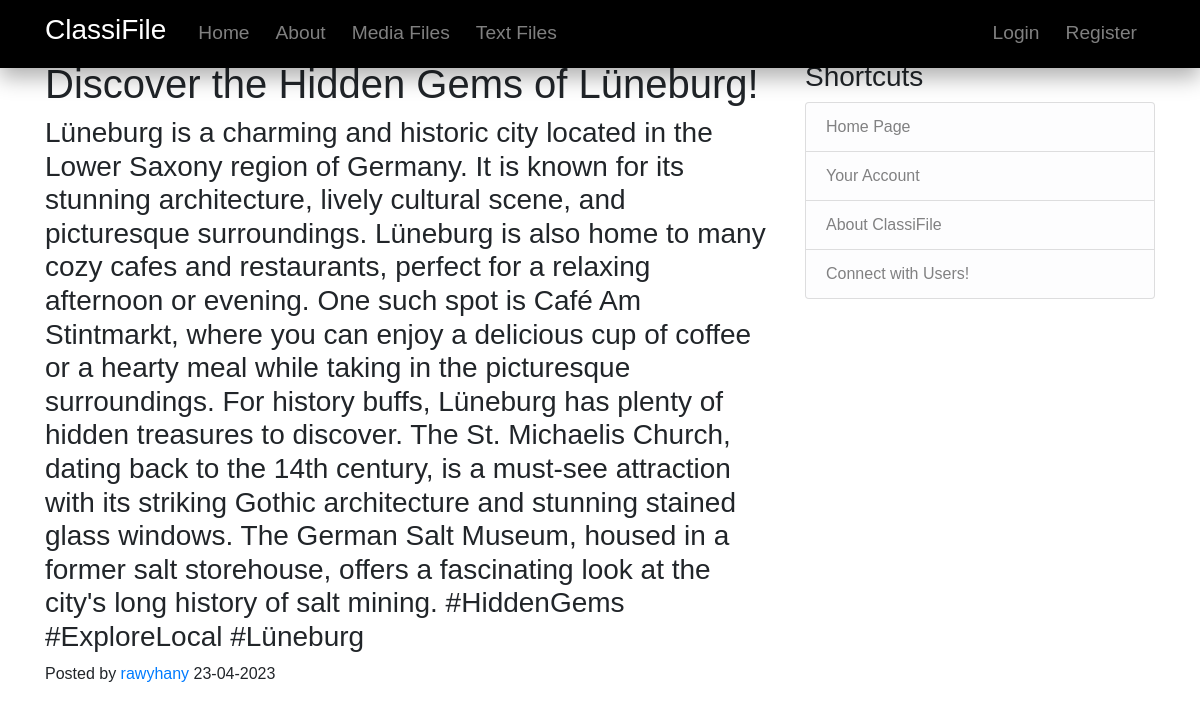
Page /post/7 on the committed database.
### classifile/models.py (models this page shows, shortened)
class Post(db.Model):
    id = db.Column(db.Integer, primary_key=True)
    title = db.Column(db.String(100), nullable=False)
    date_posted = db.Column(db.DateTime, nullable=False, default=datetime.utcnow)
    content = db.Column(db.Text, nullable=False)
    user_id = db.Column(db.Integer, db.ForeignKey('user.id'), nullable=False)

class User(db.Model, UserMixin):
    id = db.Column(db.Integer, primary_key=True)
    username = db.Column(db.String(20), unique=True, nullable=False)
    email = db.Column(db.String(20), unique=True, nullable=False)
    image_file = db.Column(db.String(20), nullable=False, default='default.jpg')
    password = db.Column(db.String(60), nullable=False)
    posts = db.relationship('Post', backref='author', lazy=True)

### classifile/routes.py (the view)
@app.route("/post/<int:post_id>")
def post(post_id):
    post = Post.query.get_or_404(post_id)
    return render_template('post.html', title=post.title, post=post)

### classifile/templates/post.html (shortened to what this page needs)
{% extends "layout.html" %}
{% block content %}
<section class="blog-post">
    <div class="post-header">
      <h1 class="post-title">{{ post.title }}</h1>
      <div class="post-content">
        <h3>{{ post.content }}</h3>
      </div>
      <div class="post-meta">
        <span class="post-author">Posted by <a href="{{ url_for('user_posts', username=post.author.username) }}">{{ post.author.username }}</a></span>
        <span class="post-date">{{ post.date_posted.strftime('%d-%m-%Y') }}</span>
      </div>
    </div>
  </section>
{% endblock content %}

### classifile/static/main.css (style rules this page uses)
body { font-family: Arial, sans-serif; margin: 0; padding: 0; }

### rows in the picture
Post: title "Discover the Hidden Gems of Lüneburg!", content "Lüneburg is a charming and historic city located in the Lower Saxony region of Germany. It is known for its stunning architecture, lively cultural scene, and picturesque surroundings. Lüneburg is also home to many cozy cafes and restaurants, perfect for a relaxing afternoon or evening. One such spot is Café Am Stintmarkt, where you can enjoy a delicious cup of coffee or a hearty meal while taking in the picturesque surroundings. For history buffs, Lüneburg has plenty of hidden treasures to discover. The St. Michaelis Church, dating back to the 14th century, is a must-see attraction with its striking Gothic architecture and stunning stained glass windows. The German Salt Museum, housed in a…", date_posted "23-04-2023"
User: author.username "rawyhany"
